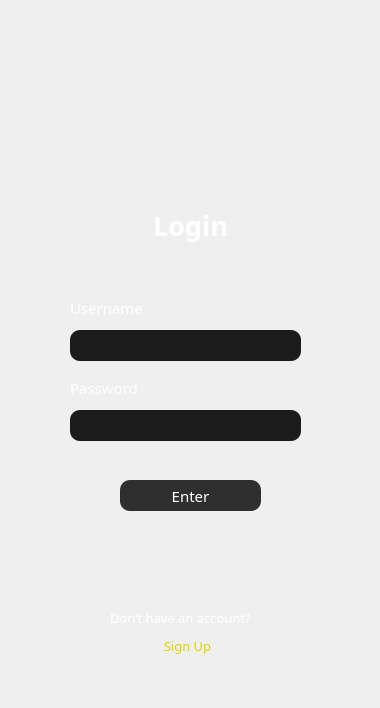
<?xml version="1.0" encoding="UTF-8"?>
<ui version="4.0">
 <class>user</class>
 <widget class="QDialog" name="user">
  <property name="geometry">
   <rect>
    <x>0</x>
    <y>0</y>
    <width>380</width>
    <height>708</height>
   </rect>
  </property>
  <property name="maximumSize">
   <size>
    <width>380</width>
    <height>708</height>
   </size>
  </property>
  <property name="windowTitle">
   <string>SwiftPay Login</string>
  </property>
  <widget class="QPushButton" name="registerButton">
   <property name="geometry">
    <rect>
     <x>150</x>
     <y>630</y>
     <width>75</width>
     <height>31</height>
    </rect>
   </property>
   <property name="font">
    <font>
     <family>Montserrat Medium</family>
     <pointsize>10</pointsize>
    </font>
   </property>
   <property name="styleSheet">
    <string notr="true">color: #DCD300;</string>
   </property>
   <property name="text">
    <string>Sign Up</string>
   </property>
   <property name="flat">
    <bool>true</bool>
   </property>
  </widget>
  <widget class="QLabel" name="label">
   <property name="geometry">
    <rect>
     <x>110</x>
     <y>610</y>
     <width>156</width>
     <height>16</height>
    </rect>
   </property>
   <property name="font">
    <font>
     <family>Montserrat Medium</family>
     <pointsize>10</pointsize>
    </font>
   </property>
   <property name="styleSheet">
    <string notr="true">color:white;</string>
   </property>
   <property name="text">
    <string>Don’t have an account?</string>
   </property>
  </widget>
  <widget class="QLabel" name="label_5">
   <property name="geometry">
    <rect>
     <x>0</x>
     <y>0</y>
     <width>380</width>
     <height>708</height>
    </rect>
   </property>
   <property name="text">
    <string/>
   </property>
   <property name="pixmap">
    <pixmap>../../Downloads/Log In(3).png</pixmap>
   </property>
   <property name="scaledContents">
    <bool>true</bool>
   </property>
  </widget>
  <widget class="QLabel" name="label_6">
   <property name="geometry">
    <rect>
     <x>20</x>
     <y>230</y>
     <width>341</width>
     <height>351</height>
    </rect>
   </property>
   <property name="styleSheet">
    <string notr="true"/>
   </property>
   <property name="text">
    <string/>
   </property>
   <property name="pixmap">
    <pixmap>../../Downloads/Rectangle 32.png</pixmap>
   </property>
   <property name="scaledContents">
    <bool>true</bool>
   </property>
  </widget>
  <widget class="QLabel" name="label_4">
   <property name="geometry">
    <rect>
     <x>70</x>
     <y>300</y>
     <width>81</width>
     <height>16</height>
    </rect>
   </property>
   <property name="font">
    <font>
     <family>Montserrat Light</family>
     <pointsize>11</pointsize>
    </font>
   </property>
   <property name="styleSheet">
    <string notr="true">color:white;</string>
   </property>
   <property name="text">
    <string>Username</string>
   </property>
  </widget>
  <widget class="QLineEdit" name="lineName">
   <property name="geometry">
    <rect>
     <x>70</x>
     <y>330</y>
     <width>231</width>
     <height>31</height>
    </rect>
   </property>
   <property name="font">
    <font>
     <family>Montserrat Medium</family>
    </font>
   </property>
   <property name="layoutDirection">
    <enum>Qt::LeftToRight</enum>
   </property>
   <property name="autoFillBackground">
    <bool>false</bool>
   </property>
   <property name="styleSheet">
    <string notr="true">background-color:#1B1B1B;
border-radius: 10px;
color: white;

</string>
   </property>
   <property name="text">
    <string/>
   </property>
   <property name="alignment">
    <set>Qt::AlignCenter</set>
   </property>
   <property name="dragEnabled">
    <bool>false</bool>
   </property>
   <property name="readOnly">
    <bool>false</bool>
   </property>
  </widget>
  <widget class="QLineEdit" name="linePass">
   <property name="geometry">
    <rect>
     <x>70</x>
     <y>410</y>
     <width>231</width>
     <height>31</height>
    </rect>
   </property>
   <property name="font">
    <font>
     <family>Montserrat Medium</family>
    </font>
   </property>
   <property name="styleSheet">
    <string notr="true">background-color:#1B1B1B;
border-radius: 10px;
color: white;
</string>
   </property>
   <property name="alignment">
    <set>Qt::AlignCenter</set>
   </property>
  </widget>
  <widget class="QPushButton" name="enterButton">
   <property name="geometry">
    <rect>
     <x>120</x>
     <y>480</y>
     <width>141</width>
     <height>31</height>
    </rect>
   </property>
   <property name="font">
    <font>
     <family>Montserrat Light</family>
     <pointsize>11</pointsize>
    </font>
   </property>
   <property name="styleSheet">
    <string notr="true">border-radius: 10px; 
background-color: #2F2F2F;
color:white;
</string>
   </property>
   <property name="text">
    <string>Enter</string>
   </property>
   <property name="default">
    <bool>true</bool>
   </property>
   <property name="flat">
    <bool>true</bool>
   </property>
  </widget>
  <widget class="QLabel" name="label_3">
   <property name="geometry">
    <rect>
     <x>70</x>
     <y>380</y>
     <width>81</width>
     <height>16</height>
    </rect>
   </property>
   <property name="font">
    <font>
     <family>Montserrat Light</family>
     <pointsize>11</pointsize>
    </font>
   </property>
   <property name="styleSheet">
    <string notr="true">color:white;</string>
   </property>
   <property name="text">
    <string>Password</string>
   </property>
  </widget>
  <widget class="QLabel" name="label_2">
   <property name="geometry">
    <rect>
     <x>50</x>
     <y>200</y>
     <width>281</width>
     <height>51</height>
    </rect>
   </property>
   <property name="font">
    <font>
     <family>Montserrat ExtraBold</family>
     <pointsize>20</pointsize>
     <bold>true</bold>
    </font>
   </property>
   <property name="styleSheet">
    <string notr="true">color: white;</string>
   </property>
   <property name="text">
    <string>Login</string>
   </property>
   <property name="alignment">
    <set>Qt::AlignCenter</set>
   </property>
  </widget>
  <zorder>label_5</zorder>
  <zorder>registerButton</zorder>
  <zorder>label</zorder>
  <zorder>label_6</zorder>
  <zorder>label_4</zorder>
  <zorder>lineName</zorder>
  <zorder>linePass</zorder>
  <zorder>enterButton</zorder>
  <zorder>label_3</zorder>
  <zorder>label_2</zorder>
 </widget>
 <resources/>
 <connections/>
</ui>
